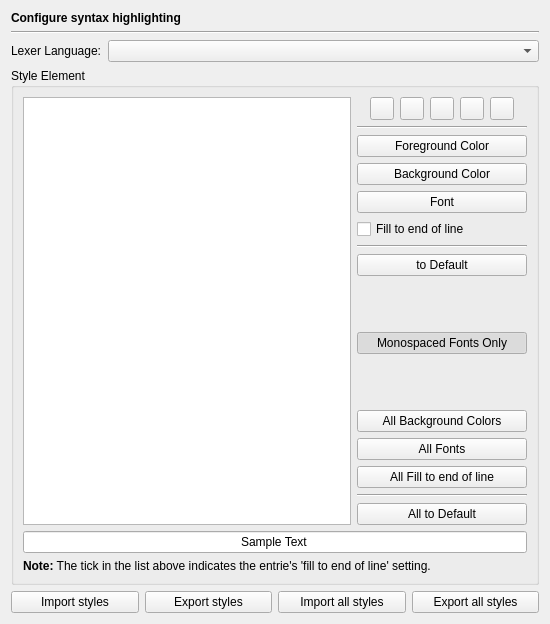
<?xml version="1.0" encoding="UTF-8"?>
<ui version="4.0">
 <class>EditorHighlightingStylesPage</class>
 <widget class="QWidget" name="EditorHighlightingStylesPage">
  <property name="geometry">
   <rect>
    <x>0</x>
    <y>0</y>
    <width>550</width>
    <height>624</height>
   </rect>
  </property>
  <layout class="QVBoxLayout" name="verticalLayout">
   <item>
    <widget class="QLabel" name="headerLabel">
     <property name="text">
      <string>&lt;b&gt;Configure syntax highlighting&lt;/b&gt;</string>
     </property>
    </widget>
   </item>
   <item>
    <widget class="Line" name="line1">
     <property name="frameShape">
      <enum>QFrame::HLine</enum>
     </property>
     <property name="frameShadow">
      <enum>QFrame::Sunken</enum>
     </property>
     <property name="orientation">
      <enum>Qt::Horizontal</enum>
     </property>
    </widget>
   </item>
   <item>
    <layout class="QHBoxLayout">
     <item>
      <widget class="QLabel" name="TextLabel1_3">
       <property name="toolTip">
        <string/>
       </property>
       <property name="text">
        <string>Lexer Language:</string>
       </property>
       <property name="buddy">
        <cstring></cstring>
       </property>
      </widget>
     </item>
     <item>
      <widget class="QComboBox" name="lexerLanguageComboBox">
       <property name="sizePolicy">
        <sizepolicy hsizetype="Expanding" vsizetype="Fixed">
         <horstretch>0</horstretch>
         <verstretch>0</verstretch>
        </sizepolicy>
       </property>
       <property name="toolTip">
        <string>Select the lexer language to be configured.</string>
       </property>
      </widget>
     </item>
    </layout>
   </item>
   <item>
    <widget class="QGroupBox" name="styleGroup">
     <property name="title">
      <string>Style Element</string>
     </property>
     <layout class="QGridLayout" name="gridLayout">
      <item row="0" column="0">
       <widget class="QTreeWidget" name="styleElementList">
        <property name="sizePolicy">
         <sizepolicy hsizetype="Expanding" vsizetype="Expanding">
          <horstretch>2</horstretch>
          <verstretch>0</verstretch>
         </sizepolicy>
        </property>
        <property name="selectionMode">
         <enum>QAbstractItemView::ExtendedSelection</enum>
        </property>
        <property name="rootIsDecorated">
         <bool>false</bool>
        </property>
        <property name="itemsExpandable">
         <bool>false</bool>
        </property>
        <property name="headerHidden">
         <bool>true</bool>
        </property>
        <column>
         <property name="text">
          <string notr="true">1</string>
         </property>
        </column>
       </widget>
      </item>
      <item row="0" column="1">
       <layout class="QVBoxLayout" name="verticalLayout_2">
        <item>
         <layout class="QHBoxLayout" name="horizontalLayout_2">
          <item>
           <spacer name="horizontalSpacer">
            <property name="orientation">
             <enum>Qt::Horizontal</enum>
            </property>
            <property name="sizeHint" stdset="0">
             <size>
              <width>13</width>
              <height>20</height>
             </size>
            </property>
           </spacer>
          </item>
          <item>
           <widget class="QToolButton" name="defaultSubstylesButton">
            <property name="toolTip">
             <string>Press to set all sub-styles to default values</string>
            </property>
           </widget>
          </item>
          <item>
           <widget class="QToolButton" name="addSubstyleButton">
            <property name="toolTip">
             <string>Press to add a sub-style to the selected style</string>
            </property>
           </widget>
          </item>
          <item>
           <widget class="QToolButton" name="deleteSubstyleButton">
            <property name="toolTip">
             <string>Press to to delete the selected sub-style</string>
            </property>
           </widget>
          </item>
          <item>
           <widget class="QToolButton" name="editSubstyleButton">
            <property name="toolTip">
             <string>Press to edit the selected sub-style</string>
            </property>
           </widget>
          </item>
          <item>
           <widget class="QToolButton" name="copySubstyleButton">
            <property name="toolTip">
             <string>Press to copy the selected sub-style</string>
            </property>
           </widget>
          </item>
          <item>
           <spacer name="horizontalSpacer_2">
            <property name="orientation">
             <enum>Qt::Horizontal</enum>
            </property>
            <property name="sizeHint" stdset="0">
             <size>
              <width>13</width>
              <height>20</height>
             </size>
            </property>
           </spacer>
          </item>
         </layout>
        </item>
        <item>
         <widget class="Line" name="line_3">
          <property name="orientation">
           <enum>Qt::Horizontal</enum>
          </property>
         </widget>
        </item>
        <item>
         <widget class="QPushButton" name="foregroundButton">
          <property name="toolTip">
           <string>Select the foreground color.</string>
          </property>
          <property name="text">
           <string>Foreground Color</string>
          </property>
         </widget>
        </item>
        <item>
         <widget class="QPushButton" name="backgroundButton">
          <property name="toolTip">
           <string>Select the background color.</string>
          </property>
          <property name="text">
           <string>Background Color</string>
          </property>
         </widget>
        </item>
        <item>
         <widget class="QPushButton" name="fontButton">
          <property name="toolTip">
           <string>Select the font.</string>
          </property>
          <property name="text">
           <string>Font</string>
          </property>
         </widget>
        </item>
        <item>
         <widget class="QCheckBox" name="eolfillCheckBox">
          <property name="toolTip">
           <string>Select end of line fill.</string>
          </property>
          <property name="text">
           <string>Fill to end of line</string>
          </property>
         </widget>
        </item>
        <item>
         <widget class="Line" name="line">
          <property name="orientation">
           <enum>Qt::Horizontal</enum>
          </property>
         </widget>
        </item>
        <item>
         <widget class="QPushButton" name="defaultButton">
          <property name="toolTip">
           <string>Press to set the current style to its default values</string>
          </property>
          <property name="text">
           <string>to Default</string>
          </property>
         </widget>
        </item>
        <item>
         <spacer name="spacer">
          <property name="orientation">
           <enum>Qt::Vertical</enum>
          </property>
          <property name="sizeHint" stdset="0">
           <size>
            <width>20</width>
            <height>43</height>
           </size>
          </property>
         </spacer>
        </item>
        <item>
         <widget class="QPushButton" name="monospacedButton">
          <property name="toolTip">
           <string>Press to show only monospaced fonts</string>
          </property>
          <property name="text">
           <string>Monospaced Fonts Only</string>
          </property>
          <property name="checkable">
           <bool>true</bool>
          </property>
          <property name="checked">
           <bool>true</bool>
          </property>
         </widget>
        </item>
        <item>
         <spacer>
          <property name="orientation">
           <enum>Qt::Vertical</enum>
          </property>
          <property name="sizeHint" stdset="0">
           <size>
            <width>20</width>
            <height>38</height>
           </size>
          </property>
         </spacer>
        </item>
        <item>
         <widget class="QPushButton" name="allBackgroundColoursButton">
          <property name="toolTip">
           <string>Select the background color for all styles</string>
          </property>
          <property name="text">
           <string>All Background Colors</string>
          </property>
         </widget>
        </item>
        <item>
         <widget class="QPushButton" name="allFontsButton">
          <property name="toolTip">
           <string>Select the font for all styles.</string>
          </property>
          <property name="text">
           <string>All Fonts</string>
          </property>
         </widget>
        </item>
        <item>
         <widget class="QPushButton" name="allEolFillButton">
          <property name="toolTip">
           <string>Select the eol fill for all styles</string>
          </property>
          <property name="text">
           <string>All Fill to end of line</string>
          </property>
         </widget>
        </item>
        <item>
         <widget class="Line" name="line_2">
          <property name="orientation">
           <enum>Qt::Horizontal</enum>
          </property>
         </widget>
        </item>
        <item>
         <widget class="QPushButton" name="allDefaultButton">
          <property name="toolTip">
           <string>Press to set all styles to their default values</string>
          </property>
          <property name="text">
           <string>All to Default</string>
          </property>
         </widget>
        </item>
       </layout>
      </item>
      <item row="1" column="0" colspan="2">
       <widget class="QLineEdit" name="sampleText">
        <property name="focusPolicy">
         <enum>Qt::NoFocus</enum>
        </property>
        <property name="text">
         <string>Sample Text</string>
        </property>
        <property name="alignment">
         <set>Qt::AlignHCenter</set>
        </property>
        <property name="readOnly">
         <bool>true</bool>
        </property>
       </widget>
      </item>
      <item row="2" column="0" colspan="2">
       <widget class="QLabel" name="label">
        <property name="text">
         <string>&lt;b&gt;Note:&lt;/b&gt; The tick in the list above indicates the entrie's 'fill to end of line' setting.</string>
        </property>
        <property name="wordWrap">
         <bool>true</bool>
        </property>
       </widget>
      </item>
     </layout>
    </widget>
   </item>
   <item>
    <layout class="QHBoxLayout" name="horizontalLayout">
     <item>
      <widget class="QPushButton" name="importButton">
       <property name="toolTip">
        <string>Imports all styles of languages to be selected</string>
       </property>
       <property name="text">
        <string>Import styles</string>
       </property>
      </widget>
     </item>
     <item>
      <widget class="QPushButton" name="exportButton">
       <property name="toolTip">
        <string>Exports all styles of languages to be selected</string>
       </property>
       <property name="text">
        <string>Export styles</string>
       </property>
      </widget>
     </item>
     <item>
      <widget class="QPushButton" name="importAllButton">
       <property name="toolTip">
        <string>Imports all styles of all languages</string>
       </property>
       <property name="text">
        <string>Import all styles</string>
       </property>
      </widget>
     </item>
     <item>
      <widget class="QPushButton" name="exportAllButton">
       <property name="toolTip">
        <string>Exports all styles of all languages</string>
       </property>
       <property name="text">
        <string>Export all styles</string>
       </property>
      </widget>
     </item>
    </layout>
   </item>
  </layout>
 </widget>
 <tabstops>
  <tabstop>lexerLanguageComboBox</tabstop>
  <tabstop>styleElementList</tabstop>
  <tabstop>defaultSubstylesButton</tabstop>
  <tabstop>addSubstyleButton</tabstop>
  <tabstop>deleteSubstyleButton</tabstop>
  <tabstop>editSubstyleButton</tabstop>
  <tabstop>copySubstyleButton</tabstop>
  <tabstop>foregroundButton</tabstop>
  <tabstop>backgroundButton</tabstop>
  <tabstop>fontButton</tabstop>
  <tabstop>eolfillCheckBox</tabstop>
  <tabstop>defaultButton</tabstop>
  <tabstop>monospacedButton</tabstop>
  <tabstop>allBackgroundColoursButton</tabstop>
  <tabstop>allFontsButton</tabstop>
  <tabstop>allEolFillButton</tabstop>
  <tabstop>allDefaultButton</tabstop>
  <tabstop>importButton</tabstop>
  <tabstop>exportButton</tabstop>
  <tabstop>importAllButton</tabstop>
  <tabstop>exportAllButton</tabstop>
 </tabstops>
 <resources/>
 <connections/>
</ui>
